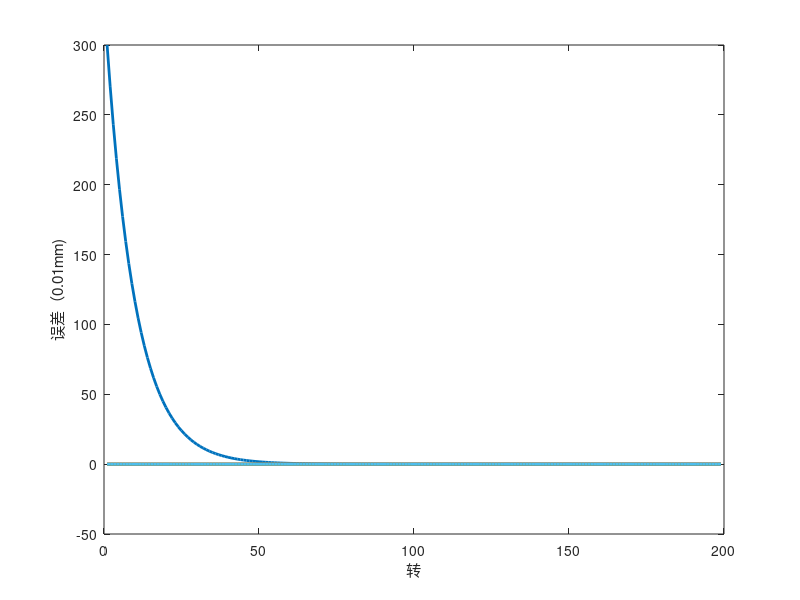

Reproduce this figure in MATLAB.
tic%计时开始
%第二色到第七色  穿料长度不相等的情况
clear;clc;
% close all;

L1=6.56;%穿料长度（m）
L2=7.08;
L3=6.08;
L4=7.91;
L5=7.33;
L6=6.89;

C=0.68;%印刷版辊周长（m） r=0.1083(m)
V=100/60;%印刷速度（m/s）

a1=V/L1;a2=V/L2;a3=V/L3;a4=V/L4;a5=V/L5;a6=V/L6;%(1/s)

Ts=C/V;%采样周期（s）

Nr1=round(L1/C);Nr2=round(L2/C);Nr3=round(L3/C);%
Nr4=round(L4/C);Nr5=round(L5/C);Nr6=round(L6/C);

r=C/(3.14159*2);%印刷版辊半径(m)
%线性系统系数
A=[1-1/Nr1 0 0 0 0 0;
   0 1-1/Nr2 0 0 0 0;
   0 0 1-1/Nr3 0 0 0;
   0 0 0 1-1/Nr4 0 0;
   0 0 0 0 1-1/Nr5 0;
   0 0 0 0 0 1-1/Nr6];
B=[r/Nr1 0 0 0 0 0;
   0 r/Nr2 0 0 0 0;
   0 0 r/Nr3 0 0 0;
   0 0 0 r/Nr4 0 0;
   0 0 0 0 r/Nr5 0;
   0 0 0 0 0 r/Nr6];
%初始误差量
e0=[300;0;0;0;0;0];%0.01mm
%预测步长
Np=5;
%优化目标参数，加权矩阵
Q=[1 0 0 0 0 0;
   0 1 0 0 0 0;  
   0 0 1 0 0 0;
   0 0 0 1 0 0;
   0 0 0 0 1 0;
   0 0 0 0 0 1];
R=[1 0 0 0 0 0;
   0 1 0 0 0 0;
   0 0 1 0 0 0;
   0 0 0 1 0 0;
   0 0 0 0 1 0;
   0 0 0 0 0 1];
%转化为用控制量ut表示的，关于误差量的推导方程的矩阵
At=[];Bt=[];temp=[];
%转换后的加权矩阵
Qt=[];Rt=[];


%传递函数
G=tf([1],[1]);%当前色组自身MPC控制量
U=c2d(G,Ts);
G=tf([1,0],[1,a1]);%第二色对后续色组的解耦补偿传递函数
U2=c2d(G,Ts);
G=tf([1,0],[1,a2]);%第三色对后续色组的解耦补偿传递函数
U3=c2d(G,Ts);
G=tf([1,0],[1,a3]);%第四色对后续色组的解耦补偿传递函数
U4=c2d(G,Ts);
G=tf([1,0],[1,a4]);%第五色对后续色组的解耦补偿传递函数
U5=c2d(G,Ts);
G=tf([1,0],[1,a5]);%第六色对后续色组的解耦补偿传递函数
U6=c2d(G,Ts);

G=tf([a2*r],[1,a2]);%第三色误差
G3=c2d(G,Ts);
G=tf([r*a1*a2],[1,a1+a2,a1*a2]);
G321=c2d(G,Ts);
G=tf([r*a2],[1,a2]);
G322=c2d(G,Ts);

G=tf([r*a3],[1,a3]);%第四色误差
G4=c2d(G,Ts);
G=tf([r*a1*a2*a3],[1,a1+a2+a3,a1*a2+a1*a3+a2*a3,a1*a2*a3]);
G421=c2d(G,Ts);
G=tf([r*a2*a3],[1,a2+a3,a2*a3]);
G422=c2d(G,Ts);
G=tf([r*a2*a3],[1,a2+a3,a2*a3]);
G431=c2d(G,Ts);
G=tf([r*a3],[1,a3]);
G432=c2d(G,Ts);

G=tf([r*a4],[1,a4]);%第五色误差
G5=c2d(G,Ts);
G=tf([r*a1*a2*a3*a4],[1,a1+a2+a3+a4,a1*a2+a1*a3+a1*a4+a2*a3+a2*a4+a3*a4,a1*a2*a3+a1*a2*a4+a1*a3*a4+a2*a3*a4,a1*a2*a3*a4]);
G521=c2d(G,Ts);
G=tf([r*a2*a3*a4],[1,a2+a3+a4,a2*a3+a2*a4+a3*a4,a2*a3*a4]);
G522=c2d(G,Ts);
G=tf([r*a2*a3*a4],[1,a2+a3+a4,a2*a3+a2*a4+a3*a4,a2*a3*a4]);
G531=c2d(G,Ts);
G=tf([r*a3*a4],[1,a3+a4,a3*a4]);
G532=c2d(G,Ts);
G=tf([r*a3*a4],[1,a3+a4,a3*a4]);
G541=c2d(G,Ts);
G=tf([r*a4],[1,a4]);
G542=c2d(G,Ts);

G=tf([r*a5],[1,a5]);%第六色误差
G6=c2d(G,Ts);
G=tf([r*a1*a2*a3*a4*a5],[1,a1+a2+a3+a4+a5,a1*a2+a1*a3+a1*a4+a1*a5+a2*a3+a2*a4+a2*a5+a3*a4+a3*a5+a4*a5,a1*a2*a3+a1*a2*a4+a1*a2*a5+a1*a3*a4+a1*a3*a5+a1*a4*a5+a2*a3*a4+a2*a3*a5+a2*a4*a5+a3*a4*a5,a1*a2*a3*a4+a1*a2*a3*a5+a1*a2*a4*a5+a2*a3*a4*a5+a1*a3*a4*a5,a1*a2*a3*a4*a5]);
G621=c2d(G,Ts);
G=tf([r*a2*a3*a4*a5],[1,a2+a3+a4+a5,a2*a3+a2*a4+a2*a5+a3*a4+a3*a5+a4*a5,a2*a3*a4+a2*a3*a5+a2*a4*a5+a3*a4*a5,a2*a3*a4*a5]);
G622=c2d(G,Ts);
G=tf([r*a2*a3*a4*a5],[1,a2+a3+a4+a5,a2*a3+a2*a4+a2*a5+a3*a4+a3*a5+a4*a5,a2*a3*a4+a2*a3*a5+a2*a4*a5+a3*a4*a5,a2*a3*a4*a5]);
G631=c2d(G,Ts);
G=tf([r*a3*a4*a5],[1,a3+a4+a5,a3*a4+a3*a5+a4*a5,a3*a4*a5]);
G632=c2d(G,Ts);
G=tf([r*a3*a4*a5],[1,a3+a4+a5,a3*a4+a3*a5+a4*a5,a3*a4*a5]);
G641=c2d(G,Ts);
G=tf([r*a4*a5],[1,a4+a5,a4*a5]);
G642=c2d(G,Ts);
G=tf([r*a4*a5],[1,a4+a5,a4*a5]);
G651=c2d(G,Ts);
G=tf([r*a5],[1,a5]);
G652=c2d(G,Ts);

G=tf([r*a6],[1,a6]);%第七色误差
G7=c2d(G,Ts);
G=tf([r*a1*a2*a3*a4*a5*a6],[1,a1+a2+a3+a4+a5+a6,a1*a2+a1*a3+a1*a4+a1*a5+a1*a6+a2*a3+a2*a4+a2*a5+a2*a6+a3*a4+a3*a5+a3*a6+a4*a5+a4*a6+a5*a6,a1*a2*a3+a1*a2*a4+a1*a2*a5+a1*a2*a6+a1*a3*a4+a1*a3*a5+a1*a3*a6+a1*a4*a5+a1*a4*a6+a1*a5*a6+a2*a3*a4+a2*a3*a5+a2*a3*a6+a2*a4*a5+a2*a4*a6+a2*a5*a6+a3*a4*a5+a3*a4*a6+a3*a5*a6+a4*a5*a6,a1*a2*a3*a4+a1*a2*a3*a5+a1*a2*a3*a6+a1*a2*a4*a5+a1*a2*a4*a6+a1*a2*a5*a6+a1*a3*a4*a5+a1*a3*a4*a6+a1*a3*a5*a6+a1*a4*a5*a6+a2*a3*a4*a5+a2*a3*a4*a6+a2*a3*a5*a6+a2*a4*a5*a6+a3*a4*a5*a6,a1*a2*a3*a4*a5+a1*a2*a3*a4*a6+a1*a2*a3*a5*a6+a1*a2*a4*a5*a6+a1*a3*a4*a5*a6+a2*a3*a4*a5*a6,a1*a2*a3*a4*a5*a6]);
G721=c2d(G,Ts);
G=tf([r*a2*a3*a4*a5*a6],[1,a2+a3+a4+a5+a6,a2*a3+a2*a4+a2*a5+a2*a6+a3*a4+a3*a5+a3*a6+a4*a5+a4*a6+a5*a6,a2*a3*a4+a2*a3*a5+a2*a3*a6+a2*a4*a5+a2*a4*a6+a2*a5*a6+a3*a4*a5+a3*a4*a6+a3*a5*a6+a4*a5*a6,a2*a3*a4*a5+a2*a3*a4*a6+a2*a3*a5*a6+a2*a4*a5*a6+a3*a4*a5*a6,a2*a3*a4*a5*a6]);
G722=c2d(G,Ts);
G=tf([r*a2*a3*a4*a5*a6],[1,a2+a3+a4+a5+a6,a2*a3+a2*a4+a2*a5+a2*a6+a3*a4+a3*a5+a3*a6+a4*a5+a4*a6+a5*a6,a2*a3*a4+a2*a3*a5+a2*a3*a6+a2*a4*a5+a2*a4*a6+a2*a5*a6+a3*a4*a5+a3*a4*a6+a3*a5*a6+a4*a5*a6,a2*a3*a4*a5+a2*a3*a4*a6+a2*a3*a5*a6+a2*a4*a5*a6+a3*a4*a5*a6,a2*a3*a4*a5*a6]);
G731=c2d(G,Ts);
G=tf([r*a3*a4*a5*a6],[1,a3+a4+a5+a6,a3*a4+a3*a5+a3*a6+a4*a5+a4*a6+a5*a6,a3*a4*a5+a3*a4*a6+a3*a5*a6+a4*a5*a6,a3*a4*a5*a6]);
G732=c2d(G,Ts);
G=tf([r*a3*a4*a5*a6],[1,a3+a4+a5+a6,a3*a4+a3*a5+a3*a6+a4*a5+a4*a6+a5*a6,a3*a4*a5+a3*a4*a6+a3*a5*a6+a4*a5*a6,a3*a4*a5*a6]);
G741=c2d(G,Ts);
G=tf([r*a4*a5*a6],[1,a4+a5+a6,a4*a5+a4*a6+a5*a6,a4*a5*a6]);
G742=c2d(G,Ts);
G=tf([r*a4*a5*a6],[1,a4+a5+a6,a4*a5+a4*a6+a5*a6,a4*a5*a6]);
G751=c2d(G,Ts);
G=tf([r*a5*a6],[1,a5+a6,a5*a6]);
G752=c2d(G,Ts);
G=tf([r*a5*a6],[1,a5+a6,a5*a6]);
G761=c2d(G,Ts);
G=tf([r*a6],[1,a6]);
G762=c2d(G,Ts);


%加权矩阵的计算过程，以及推导方程矩阵的叠加过程
for i=1:Np
    At=[At;A^i];
    Bt=[Bt zeros(size(Bt,1),size(B,2));
        A^(i-1)*B temp];
    temp=[A^(i-1)*B temp];
    
    Qt=[Qt zeros(size(Qt,1),size(Q,1));
        zeros(size(Q,1),size(Qt,1)) Q];
    Rt=[Rt zeros(size(Rt,1),size(R,1));
        zeros(size(R,1),size(Rt,1)) R];
end
%控制量ut的初始值
u0=zeros(6*Np,1);%0.01mm
%转换后的优化目标函数系数矩阵，循环优化函数中H后的表达式为优化目标的另一项
H=2*(Bt'*Qt*Bt+Rt);
u21(1:3)=0;%第二色的MPC控制量
u2(1:3)=0;%第二色的实际控制量
u31(1:3)=0;%第三色的MPC控制量
u3(1:3)=0;%第三色的实际控制量
u41(1:3)=0;%第四色的MPC控制量
u4(1:3)=0;%第四色的实际控制量
u51(1:3)=0;%第五色的MPC控制量
u5(1:3)=0;%第五色的实际控制量
u61(1:3)=0;%第六色的MPC控制量
u6(1:3)=0;%第六色的实际控制量
u71(1:3)=0;%第七色的MPC控制量
u7(1:3)=0;%第七色的实际控制量

u2b(1:3)=0;%对第二色的补偿量
u3b(1:3)=0;
u4b(1:3)=0;
u5b(1:3)=0;
u6b(1:3)=0;

w2(1:3)=0;%第二色原本的MPC控制量（不加积分）
w3(1:3)=0;
w4(1:3)=0;
w5(1:3)=0;
w6(1:3)=0;
w7(1:3)=0;


e2(1:3)=e0(1,:);%第二色实际误差
e3(1:3,1)=e0(2,:);%第三色实际误差
e4(1:3,1)=e0(3,:);%第四色实际误差
e5(1:3,1)=e0(4,:);%第五色实际误差
e6(1:3,1)=e0(5,:);%第六色实际误差
e7(1:3,1)=e0(6,:);%第七色实际误差
ek=e0;

for k = 3:200
    t = 0:Ts:Ts*(k-1);
%     一切准备就绪，进行二次优化
% 1.采用二次优化函数优化出ut
%     [ut,fval,exitflag]=quadprog(H,(2*Bt'*Qt'*At*ek),[],[],[],[],[],[],u0);
%     %显示求解结果是否正常
%     fprintf('%d\n',exitflag)

%2.最优控制量序列计算出ut
%     %最优控制量序列-------------------------------------------------------
%     Copt=-(Bt'*Qt*Bt+Rt)\(Bt'*Qt'*At);
%     %优化的k时刻的控制量序列
%     ut=Copt*ek;

% 3.根据最优控制量序列简化出的公式，计算出ut
%     ut(1)=-(ek(1)*r*(5*Nr1^9 - 25*Nr1^8 + 20*Nr1^7*r^2 + 70*Nr1^7 - 80*Nr1^6*r^2 - 130*Nr1^6 + 21*Nr1^5*r^4 + 162*Nr1^5*r^2 + 166*Nr1^5 - 63*Nr1^4*r^4 - 206*Nr1^4*r^2 - 148*Nr1^4 + 8*Nr1^3*r^6 + 87*Nr1^3*r^4 + 170*Nr1^3*r^2 + 91*Nr1^3 - 16*Nr1^2*r^6 - 69*Nr1^2*r^4 - 90*Nr1^2*r^2 - 37*Nr1^2 + Nr1*r^8 + 12*Nr1*r^6 + 30*Nr1*r^4 + 28*Nr1*r^2 + 9*Nr1 - r^8 - 4*r^6 - 6*r^4 - 4*r^2 - 1))/(Nr1^10 + 15*Nr1^8*r^2 - 40*Nr1^7*r^2 + 35*Nr1^6*r^4 + 80*Nr1^6*r^2 - 84*Nr1^5*r^4 - 108*Nr1^5*r^2 + 28*Nr1^4*r^6 + 126*Nr1^4*r^4 + 103*Nr1^4*r^2 - 48*Nr1^3*r^6 - 116*Nr1^3*r^4 - 68*Nr1^3*r^2 + 9*Nr1^2*r^8 + 48*Nr1^2*r^6 + 69*Nr1^2*r^4 + 30*Nr1^2*r^2 - 8*Nr1*r^8 - 24*Nr1*r^6 - 24*Nr1*r^4 - 8*Nr1*r^2 + r^10 + 4*r^8 + 6*r^6 + 4*r^4 + r^2);
%     ut(2)=-(ek(2)*r*(5*Nr2^9 - 25*Nr2^8 + 20*Nr2^7*r^2 + 70*Nr2^7 - 80*Nr2^6*r^2 - 130*Nr2^6 + 21*Nr2^5*r^4 + 162*Nr2^5*r^2 + 166*Nr2^5 - 63*Nr2^4*r^4 - 206*Nr2^4*r^2 - 148*Nr2^4 + 8*Nr2^3*r^6 + 87*Nr2^3*r^4 + 170*Nr2^3*r^2 + 91*Nr2^3 - 16*Nr2^2*r^6 - 69*Nr2^2*r^4 - 90*Nr2^2*r^2 - 37*Nr2^2 + Nr2*r^8 + 12*Nr2*r^6 + 30*Nr2*r^4 + 28*Nr2*r^2 + 9*Nr2 - r^8 - 4*r^6 - 6*r^4 - 4*r^2 - 1))/(Nr2^10 + 15*Nr2^8*r^2 - 40*Nr2^7*r^2 + 35*Nr2^6*r^4 + 80*Nr2^6*r^2 - 84*Nr2^5*r^4 - 108*Nr2^5*r^2 + 28*Nr2^4*r^6 + 126*Nr2^4*r^4 + 103*Nr2^4*r^2 - 48*Nr2^3*r^6 - 116*Nr2^3*r^4 - 68*Nr2^3*r^2 + 9*Nr2^2*r^8 + 48*Nr2^2*r^6 + 69*Nr2^2*r^4 + 30*Nr2^2*r^2 - 8*Nr2*r^8 - 24*Nr2*r^6 - 24*Nr2*r^4 - 8*Nr2*r^2 + r^10 + 4*r^8 + 6*r^6 + 4*r^4 + r^2);
%     ut(3)=-(ek(3)*r*(5*Nr3^9 - 25*Nr3^8 + 20*Nr3^7*r^2 + 70*Nr3^7 - 80*Nr3^6*r^2 - 130*Nr3^6 + 21*Nr3^5*r^4 + 162*Nr3^5*r^2 + 166*Nr3^5 - 63*Nr3^4*r^4 - 206*Nr3^4*r^2 - 148*Nr3^4 + 8*Nr3^3*r^6 + 87*Nr3^3*r^4 + 170*Nr3^3*r^2 + 91*Nr3^3 - 16*Nr3^2*r^6 - 69*Nr3^2*r^4 - 90*Nr3^2*r^2 - 37*Nr3^2 + Nr3*r^8 + 12*Nr3*r^6 + 30*Nr3*r^4 + 28*Nr3*r^2 + 9*Nr3 - r^8 - 4*r^6 - 6*r^4 - 4*r^2 - 1))/(Nr3^10 + 15*Nr3^8*r^2 - 40*Nr3^7*r^2 + 35*Nr3^6*r^4 + 80*Nr3^6*r^2 - 84*Nr3^5*r^4 - 108*Nr3^5*r^2 + 28*Nr3^4*r^6 + 126*Nr3^4*r^4 + 103*Nr3^4*r^2 - 48*Nr3^3*r^6 - 116*Nr3^3*r^4 - 68*Nr3^3*r^2 + 9*Nr3^2*r^8 + 48*Nr3^2*r^6 + 69*Nr3^2*r^4 + 30*Nr3^2*r^2 - 8*Nr3*r^8 - 24*Nr3*r^6 - 24*Nr3*r^4 - 8*Nr3*r^2 + r^10 + 4*r^8 + 6*r^6 + 4*r^4 + r^2);
%     ut(4)=-(ek(4)*r*(5*Nr4^9 - 25*Nr4^8 + 20*Nr4^7*r^2 + 70*Nr4^7 - 80*Nr4^6*r^2 - 130*Nr4^6 + 21*Nr4^5*r^4 + 162*Nr4^5*r^2 + 166*Nr4^5 - 63*Nr4^4*r^4 - 206*Nr4^4*r^2 - 148*Nr4^4 + 8*Nr4^3*r^6 + 87*Nr4^3*r^4 + 170*Nr4^3*r^2 + 91*Nr4^3 - 16*Nr4^2*r^6 - 69*Nr4^2*r^4 - 90*Nr4^2*r^2 - 37*Nr4^2 + Nr4*r^8 + 12*Nr4*r^6 + 30*Nr4*r^4 + 28*Nr4*r^2 + 9*Nr4 - r^8 - 4*r^6 - 6*r^4 - 4*r^2 - 1))/(Nr4^10 + 15*Nr4^8*r^2 - 40*Nr4^7*r^2 + 35*Nr4^6*r^4 + 80*Nr4^6*r^2 - 84*Nr4^5*r^4 - 108*Nr4^5*r^2 + 28*Nr4^4*r^6 + 126*Nr4^4*r^4 + 103*Nr4^4*r^2 - 48*Nr4^3*r^6 - 116*Nr4^3*r^4 - 68*Nr4^3*r^2 + 9*Nr4^2*r^8 + 48*Nr4^2*r^6 + 69*Nr4^2*r^4 + 30*Nr4^2*r^2 - 8*Nr4*r^8 - 24*Nr4*r^6 - 24*Nr4*r^4 - 8*Nr4*r^2 + r^10 + 4*r^8 + 6*r^6 + 4*r^4 + r^2);
%     ut(5)=-(ek(5)*r*(5*Nr5^9 - 25*Nr5^8 + 20*Nr5^7*r^2 + 70*Nr5^7 - 80*Nr5^6*r^2 - 130*Nr5^6 + 21*Nr5^5*r^4 + 162*Nr5^5*r^2 + 166*Nr5^5 - 63*Nr5^4*r^4 - 206*Nr5^4*r^2 - 148*Nr5^4 + 8*Nr5^3*r^6 + 87*Nr5^3*r^4 + 170*Nr5^3*r^2 + 91*Nr5^3 - 16*Nr5^2*r^6 - 69*Nr5^2*r^4 - 90*Nr5^2*r^2 - 37*Nr5^2 + Nr5*r^8 + 12*Nr5*r^6 + 30*Nr5*r^4 + 28*Nr5*r^2 + 9*Nr5 - r^8 - 4*r^6 - 6*r^4 - 4*r^2 - 1))/(Nr5^10 + 15*Nr5^8*r^2 - 40*Nr5^7*r^2 + 35*Nr5^6*r^4 + 80*Nr5^6*r^2 - 84*Nr5^5*r^4 - 108*Nr5^5*r^2 + 28*Nr5^4*r^6 + 126*Nr5^4*r^4 + 103*Nr5^4*r^2 - 48*Nr5^3*r^6 - 116*Nr5^3*r^4 - 68*Nr5^3*r^2 + 9*Nr5^2*r^8 + 48*Nr5^2*r^6 + 69*Nr5^2*r^4 + 30*Nr5^2*r^2 - 8*Nr5*r^8 - 24*Nr5*r^6 - 24*Nr5*r^4 - 8*Nr5*r^2 + r^10 + 4*r^8 + 6*r^6 + 4*r^4 + r^2);
%     ut(6)=-(ek(6)*r*(5*Nr6^9 - 25*Nr6^8 + 20*Nr6^7*r^2 + 70*Nr6^7 - 80*Nr6^6*r^2 - 130*Nr6^6 + 21*Nr6^5*r^4 + 162*Nr6^5*r^2 + 166*Nr6^5 - 63*Nr6^4*r^4 - 206*Nr6^4*r^2 - 148*Nr6^4 + 8*Nr6^3*r^6 + 87*Nr6^3*r^4 + 170*Nr6^3*r^2 + 91*Nr6^3 - 16*Nr6^2*r^6 - 69*Nr6^2*r^4 - 90*Nr6^2*r^2 - 37*Nr6^2 + Nr6*r^8 + 12*Nr6*r^6 + 30*Nr6*r^4 + 28*Nr6*r^2 + 9*Nr6 - r^8 - 4*r^6 - 6*r^4 - 4*r^2 - 1))/(Nr6^10 + 15*Nr6^8*r^2 - 40*Nr6^7*r^2 + 35*Nr6^6*r^4 + 80*Nr6^6*r^2 - 84*Nr6^5*r^4 - 108*Nr6^5*r^2 + 28*Nr6^4*r^6 + 126*Nr6^4*r^4 + 103*Nr6^4*r^2 - 48*Nr6^3*r^6 - 116*Nr6^3*r^4 - 68*Nr6^3*r^2 + 9*Nr6^2*r^8 + 48*Nr6^2*r^6 + 69*Nr6^2*r^4 + 30*Nr6^2*r^2 - 8*Nr6*r^8 - 24*Nr6*r^6 - 24*Nr6*r^4 - 8*Nr6*r^2 + r^10 + 4*r^8 + 6*r^6 + 4*r^4 + r^2);

%4.当Nri和r确定时，公式再次简化成一个常数
    ut(1)=-ek(1)*0.0334;
    ut(2)=-ek(2)*0.0334;
    ut(3)=-ek(3)*0.0352;
    ut(4)=-ek(4)*0.0301;
    ut(5)=-ek(5)*0.0316;
    ut(6)=-ek(6)*0.0334;

    %采用优化得到的MPC控制量ut的第一个元素作为第二色实际作用的MPC控制量，第二个元素作为第三色实际作用的MPC控制量，
    %分别根据得到MPC控制量算出实际控制量（补偿量+MPC控制量）
    %将实际控制量代入实际系统得到实际误差
    %再将实际误差继续二次优化出下一时刻的MPC控制量ut
    u21(k)=ut(1);%第二色MPC控制量
    u31(k)=ut(2);%第三色MPC控制量
    u41(k)=ut(3);
    u51(k)=ut(4);
    u61(k)=ut(5);
    u71(k)=ut(6);
    
%     w2(k)=(u21(k)-u21(k-1))/Ts;%第二色原本的MPC控制量（不加积分）
%     w3(k)=(u31(k)-u31(k-1))/Ts;%第三色原本的MPC控制量（不加积分）
%     w4(k)=(u41(k)-u41(k-1))/Ts;
%     w5(k)=(u51(k)-u51(k-1))/Ts;
%     w6(k)=(u61(k)-u61(k-1))/Ts;
%     w7(k)=(u71(k)-u71(k-1))/Ts;

    w2(k)=(u21(k)-u21(k-1));%第二色原本的MPC控制量（不加积分）
    w3(k)=(u31(k)-u31(k-1));%第三色原本的MPC控制量（不加积分）
    w4(k)=(u41(k)-u41(k-1));
    w5(k)=(u51(k)-u51(k-1));
    w6(k)=(u61(k)-u61(k-1));
    w7(k)=(u71(k)-u71(k-1));
    
    u2b(k)=(1-1/Nr1)*u2b(k-1)+w2(k)-w2(k-1);%对第二色补偿量计算
    u3b(k)=(1-1/Nr2)*u3b(k-1)+w3(k)-w3(k-1);
    u4b(k)=(1-1/Nr3)*u4b(k-1)+w4(k)-w4(k-1);
    u5b(k)=(1-1/Nr4)*u5b(k-1)+w5(k)-w5(k-1);
    u6b(k)=(1-1/Nr5)*u6b(k-1)+w6(k)-w6(k-1);
    
    u2(k)=w2(k);%第二色实际控制量
    u3(k)=w3(k)+u2b(k);%第三色实际控制量
    u4(k)=w4(k)+u2b(k)+u3b(k);
    u5(k)=w5(k)+u2b(k)+u3b(k)+u4b(k);
    u6(k)=w6(k)+u2b(k)+u3b(k)+u4b(k)+u5b(k);
    u7(k)=w7(k)+u2b(k)+u3b(k)+u4b(k)+u5b(k)+u6b(k);
    
%     u3=lsim(U,u31(1:k),t)+lsim(U2,u2(1:k),t);%第三色实际控制量
%     u4=lsim(U,u41(1:k),t)+lsim(U2,u2(1:k),t)+lsim(U3,u31(1:k),t);%第四色实际控制量
%     u5=lsim(U,u51(1:k),t)+lsim(U2,u2(1:k),t)+lsim(U3,u31(1:k),t)+lsim(U4,u41(1:k),t);
%     u6=lsim(U,u61(1:k),t)+lsim(U2,u2(1:k),t)+lsim(U3,u31(1:k),t)+lsim(U4,u41(1:k),t)+lsim(U5,u51(1:k),t);
%     u7=lsim(U,u71(1:k),t)+lsim(U2,u2(1:k),t)+lsim(U3,u31(1:k),t)+lsim(U4,u41(1:k),t)+lsim(U5,u51(1:k),t)+lsim(U6,u61(1:k),t);
    
%     e2=lsim(G2,u2(1:k),t,x0);

%     e2(k)=(2-1/Nr1)*e2(k-1)+(1/Nr1-1)*e2(k-2)+r*Ts/Nr1*u2(k-2);%算出第二色的实际误差量
%     e3=lsim(G3,u3(1:k),t)+lsim(G321,u2(1:k),t)-lsim(G322,u2(1:k),t);%算出第三色的实际误差量
%     e4=lsim(G4,u4(1:k),t)+lsim(G421,u2(1:k),t)-lsim(G422,u2(1:k),t)+lsim(G431,u3(1:k),t)-lsim(G432,u3(1:k),t);
%     e5=lsim(G5,u5(1:k),t)+lsim(G521,u2(1:k),t)-lsim(G522,u2(1:k),t)+lsim(G531,u3(1:k),t)-lsim(G532,u3(1:k),t)+lsim(G541,u4(1:k),t)-lsim(G542,u4(1:k),t);
%     e6=lsim(G6,u6(1:k),t)+lsim(G621,u2(1:k),t)-lsim(G622,u2(1:k),t)+lsim(G631,u3(1:k),t)-lsim(G632,u3(1:k),t)+lsim(G641,u4(1:k),t)-lsim(G642,u4(1:k),t)+lsim(G651,u5(1:k),t)-lsim(G652,u5(1:k),t);
%     e7=lsim(G7,u7(1:k),t)+lsim(G721,u2(1:k),t)-lsim(G722,u2(1:k),t)+lsim(G731,u3(1:k),t)-lsim(G732,u3(1:k),t)+lsim(G741,u4(1:k),t)-lsim(G742,u4(1:k),t)+lsim(G751,u5(1:k),t)-lsim(G752,u5(1:k),t)+lsim(G761,u6(1:k),t)-lsim(G762,u6(1:k),t);



    e2(k)=(1-1/Nr1)*e2(k-1)+r/Nr1*u2(k-1);%算出第二色的实际误差量  
    e3=lsim(G3,u3(1:k),t)+lsim(G321,u2(1:k),t)-lsim(G322,u2(1:k),t);%算出第三色的实际误差量
    e4=lsim(G4,u4(1:k),t)+lsim(G421,u2(1:k),t)-lsim(G422,u2(1:k),t)+lsim(G431,u3(1:k),t)-lsim(G432,u3(1:k),t);
    e5=lsim(G5,u5(1:k),t)+lsim(G521,u2(1:k),t)-lsim(G522,u2(1:k),t)+lsim(G531,u3(1:k),t)-lsim(G532,u3(1:k),t)+lsim(G541,u4(1:k),t)-lsim(G542,u4(1:k),t);
    e6=lsim(G6,u6(1:k),t)+lsim(G621,u2(1:k),t)-lsim(G622,u2(1:k),t)+lsim(G631,u3(1:k),t)-lsim(G632,u3(1:k),t)+lsim(G641,u4(1:k),t)-lsim(G642,u4(1:k),t)+lsim(G651,u5(1:k),t)-lsim(G652,u5(1:k),t);
    e7=lsim(G7,u7(1:k),t)+lsim(G721,u2(1:k),t)-lsim(G722,u2(1:k),t)+lsim(G731,u3(1:k),t)-lsim(G732,u3(1:k),t)+lsim(G741,u4(1:k),t)-lsim(G742,u4(1:k),t)+lsim(G751,u5(1:k),t)-lsim(G752,u5(1:k),t)+lsim(G761,u6(1:k),t)-lsim(G762,u6(1:k),t);
    ek=[e2(k);e3(k);e4(k);e5(k);e6(k);e7(k)];
    %对优化初始值进行修改，采用预测值的后段作为下一步的初始值
%     u0=[ut(7:6*Np);ut(6*Np);ut(6*Np);ut(6*Np);ut(6*Np);ut(6*Np);ut(6*Np)];
    
end


plot(e2(1,2:200),'LineWidth',2,'DisplayName','E2完全解耦模型预测控制');
hold all
plot(e3(2:200,1),'LineWidth',2,'DisplayName','E3完全解耦模型预测控制');
plot(e4(2:200,1),'LineWidth',2,'DisplayName','E4完全解耦模型预测控制');
plot(e5(2:200,1),'LineWidth',2,'DisplayName','E5完全解耦模型预测控制');
plot(e6(2:200,1),'LineWidth',2,'DisplayName','E6完全解耦模型预测控制');
plot(e7(2:200,1),'LineWidth',2,'DisplayName','E7完全解耦模型预测控制');
xlabel('转');
ylabel('误差（0.01mm)');


% plot(u2(1,3:200),'LineWidth',2,'DisplayName','u2完全解耦模型预测控制');
% hold all
% plot(u3(1,3:200),'LineWidth',2,'DisplayName','u3完全解耦模型预测控制');
% plot(u4(1,3:200),'LineWidth',2,'DisplayName','u4完全解耦模型预测控制');
% plot(u5(1,3:200),'LineWidth',2,'DisplayName','u5完全解耦模型预测控制');
% plot(u6(1,3:200),'LineWidth',2,'DisplayName','u6完全解耦模型预测控制');
% plot(u7(1,3:200),'LineWidth',2,'DisplayName','u7完全解耦模型预测控制');
% xlabel('转');
% ylabel('控制量（0.01mm)');

% plot(u21(1,3:200),'LineWidth',2,'DisplayName','u21完全解耦模型预测控制');
% plot(u31(1,3:200),'LineWidth',2,'DisplayName','u31完全解耦模型预测控制');
% plot(w2(1,3:200),'LineWidth',2,'DisplayName','w2完全解耦模型预测控制');
% plot(u2(1,3:200),'LineWidth',2,'DisplayName','u2完全解耦模型预测控制');
% xlabel('转');
% ylabel('控制量（0.01mm)');

toc%计时结束，自动计算此时与最近一次tic之间的时间